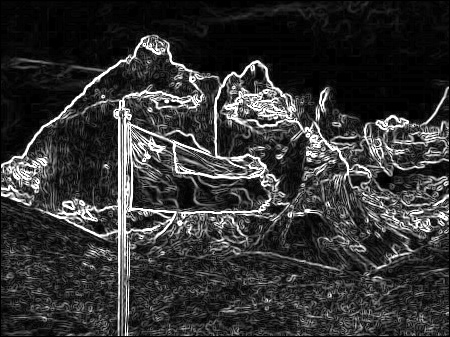
#> input picture filtroSobel2.jpg, 450 x 337 px, found by its file name
$ python normalizandofiltroSobel.py
#> lines starting #> are read from the running program, lines starting #| are printed output that depends on the picture
import cv2
import numpy as np

img = cv2.imread("filtroSobel2.jpg")
#> img is the input picture: shape (337, 450, 3); min 0, max 255, mean 52.2
img_new = cv2.normalize(img, None, alpha=0,beta=200, norm_type=cv2.NORM_MINMAX)
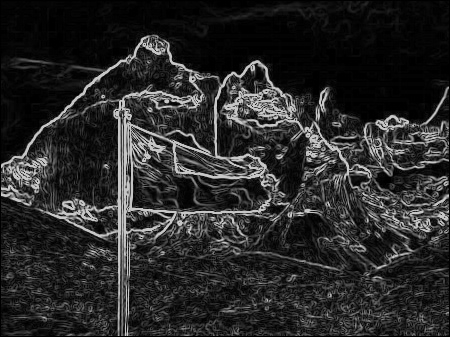
#> img_new: shape (337, 450, 3); min 0, max 200, mean 40.9

img_new = img_new.astype(np.uint8)
cv2.imwrite('normalizandofiltroSobel.jpg', img_new)
